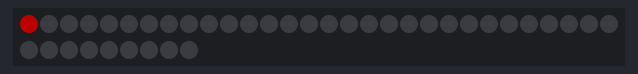
This program was run on a simulated ESP32 board running MicroPython. On the bench: 39 RGB LEDs in strip order, left to right, continuing on the next row. Dim RGB values are drawn brighter than linear.

Above: at 0.15 s.
At 0.78 s:
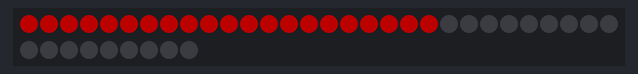
At 1.41 s:
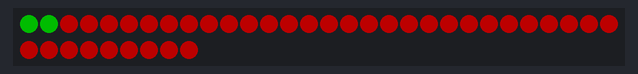
At 3.28 s:
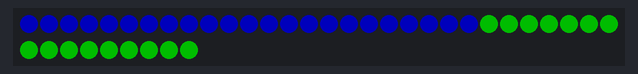
At 5.12 s:
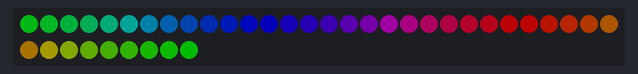
At 6.96 s:
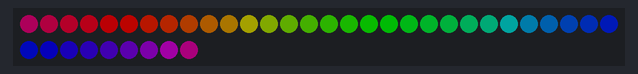

The program:

ARGB_LED.py
```python
import machine
import neopixel
import time
import math

# Configuration
LED_PIN = 21
LED_COUNT = 39  # Number of LEDs
np = neopixel.NeoPixel(machine.Pin(LED_PIN), LED_COUNT)

# Set brightness scale (0.0 to 1.0)
BRIGHTNESS = 0.3

def apply_brightness(color):
    return tuple(int(c * BRIGHTNESS) for c in color)

def color_wipe(color, wait_ms):
    for i in range(LED_COUNT):
        np[i] = apply_brightness(color)
        np.write()
        time.sleep_ms(wait_ms)

def theater_chase(color, wait_ms):
    for a in range(10):
        for b in range(3):
            for i in range(LED_COUNT):
                np[i] = (0, 0, 0)
            for c in range(b, LED_COUNT, 3):
                np[c] = apply_brightness(color)
            np.write()
            time.sleep_ms(wait_ms)

def wheel(pos):
    """Generate rainbow colors across 0-255 positions."""
    if pos < 85:
        return (255 - pos * 3, pos * 3, 0)
    elif pos < 170:
        pos -= 85
        return (0, 255 - pos * 3, pos * 3)
    else:
        pos -= 170
        return (pos * 3, 0, 255 - pos * 3)

def rainbow(wait_ms):
    for j in range(256):  # Full cycle of rainbow
        for i in range(LED_COUNT):
            idx = (i * 256 // LED_COUNT + j) & 255
            np[i] = apply_brightness(wheel(idx))
        np.write()
        time.sleep_ms(wait_ms)

def theater_chase_rainbow(wait_ms):
    for j in range(256):
        for q in range(3):
            for i in range(0, LED_COUNT, 1):
                np[i] = (0, 0, 0)
            for i in range(q, LED_COUNT, 3):
                color = wheel((i + j) % 255)
                np[i] = apply_brightness(color)
            np.write()
            time.sleep_ms(wait_ms)

# Main Loop
while True:
    color_wipe((255, 0, 0), 30)     # Red
    color_wipe((0, 255, 0), 30)     # Green
    color_wipe((0, 0, 255), 30)     # Blue

    rainbow(10)
    theater_chase_rainbow(50)
```
